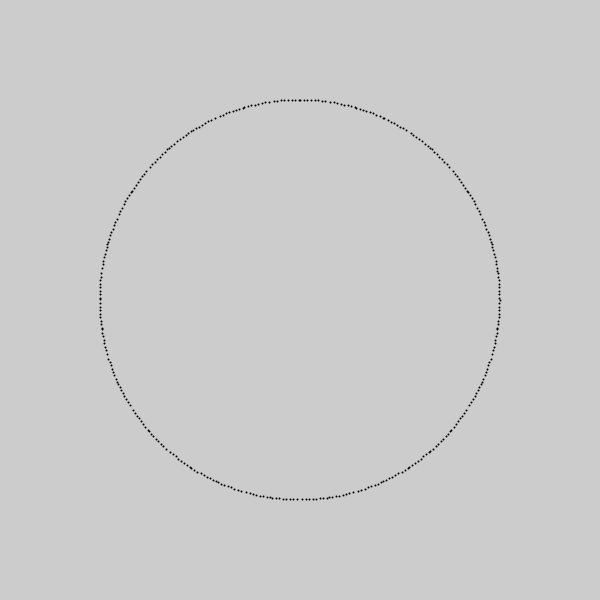
Frame 1 (no input)
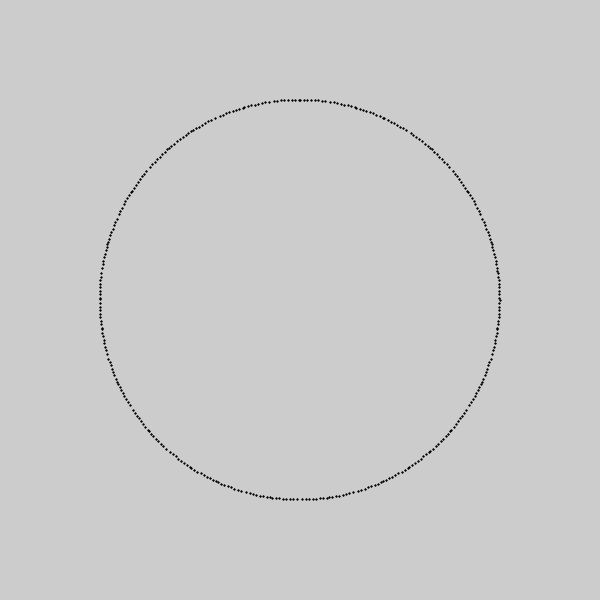
Frame 2 (the mouse pressed at the canvas centre, redrawn once)

The Processing sketch that drew these frames (run headless with seeded random() and noise(); the mouse was pressed at the canvas centre and the sketch redrawn once):

// Processing sketch: Circle_from_points
// ── Circle_from_points.pde
//Circle from points
//From DATT2400
//https://github.com/atarilover123/DATT-2400-CreativeCoding-I/blob/main/Week_3/Waves/E5_Circle_frompoints/E5_Circle_frompoints.pde

int cx;
int cy;
int num = 60;

void setup() {
  size(600, 600);
  cx = width/2;
  cy = height/2;
  strokeWeight(2);
}

int rad = 200;

void draw() {

  for (int angle = 0; angle < 360; angle++) {

    //basic circle
    float x = cx + (rad * cos(angle));
    float y = cy + (rad * sin(angle));

    //evenly spaced
    //float x = cx + (rad * cos(angle * TWO_PI/num));
    //float y = cy + (rad * sin(angle * TWO_PI/num));
    point(x, y);
  }
  noLoop();
}
